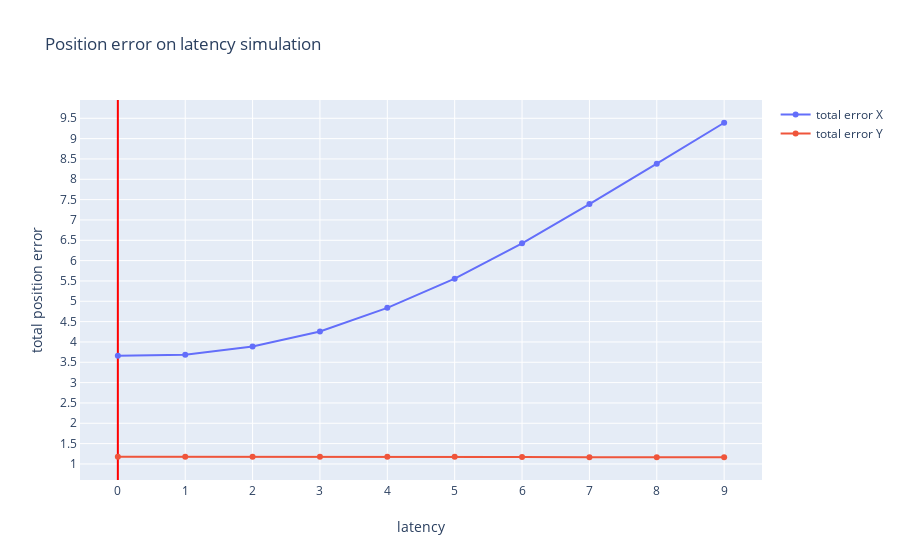

The notebook cell this image was saved under:
### Code cell
# calculate the latency by shift the element and calculate the var

expected_x = data_log['expected_x']
expected_y = data_log['expected_y']
real_x = data_log['real_x']
real_y = data_log['real_y']
index = data_log['frame_id']

diff_x_sums=[]
diff_y_sums=[]

len_of_list = len(real_x)-max_iteration

expected_x = expected_x[0:len_of_list]
expected_y = expected_y[0:len_of_list]


p=[]
for it in range(max_iteration):
    shifted_realx = real_x.shift(-it)
    shifted_realy = real_y.shift(-it)
    shifted_realx = shifted_realx[0:len_of_list]
    shifted_realy = shifted_realy[0:len_of_list]
    diffx = np.subtract(shifted_realx,expected_x)
    diffy = np.subtract(shifted_realy,expected_y)
    diff_sum_x = np.average( np.abs(diffx))
    diff_sum_y = np.average( np.abs(diffy))
    diff_x_sums.append(diff_sum_x)
    diff_y_sums.append(diff_sum_y)

diff_index = np.arange(0,len(diff_x_sums))
p.append(go.Scatter(
    y = diff_x_sums,
    x = diff_index,
    name = 'total error X'
))
p.append(go.Scatter(
    y = diff_y_sums,
    x = diff_index,
    name = 'total error Y'
))
layout.xaxis['title'] = 'latency'
layout.yaxis['title'] = 'total position error'
layout.title= 'Position error on latency simulation'
fig=go.Figure(
    data=p,
    layout=layout
)
iplot(fig)
if export_html:
    io.write_html(fig,include_plotlyjs='cdn', file=prefix+filename.replace('.csv','_')+layout.title.text.replace(' ','_')+'.html')

### Figure 1 — Plotly figure (JSON) as saved in the notebook; plotly's stock layout.template omitted (floating-point values rounded to 4 significant figures)
{"data": [{"name": "total error X", "type": "scatter", "x": [0, 1, 2, 3, 4, 5, 6, 7, 8, 9], "y": [3.66, 3.687, 3.888, 4.256, 4.838, 5.556, 6.426, 7.391, 8.383, 9.39]}, {"name": "total error Y", "type": "scatter", "x": [0, 1, 2, 3, 4, 5, 6, 7, 8, 9], "y": [1.175, 1.176, 1.178, 1.178, 1.177, 1.175, 1.171, 1.167, 1.165, 1.165]}], "layout": {"title": {"text": "Position error on latency simulation"}, "xaxis": {"nticks": 20, "showgrid": true, "showline": true, "title": {"text": "latency"}, "zeroline": true, "zerolinecolor": "#FF0000"}, "yaxis": {"nticks": 20, "showgrid": true, "showline": true, "title": {"text": "total position error"}, "zeroline": true, "zerolinecolor": "#FF0000"}}}
